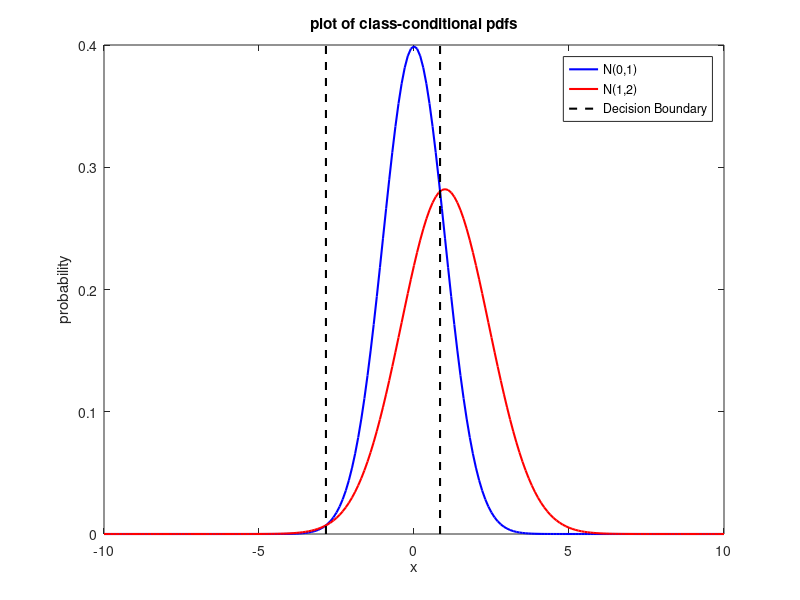
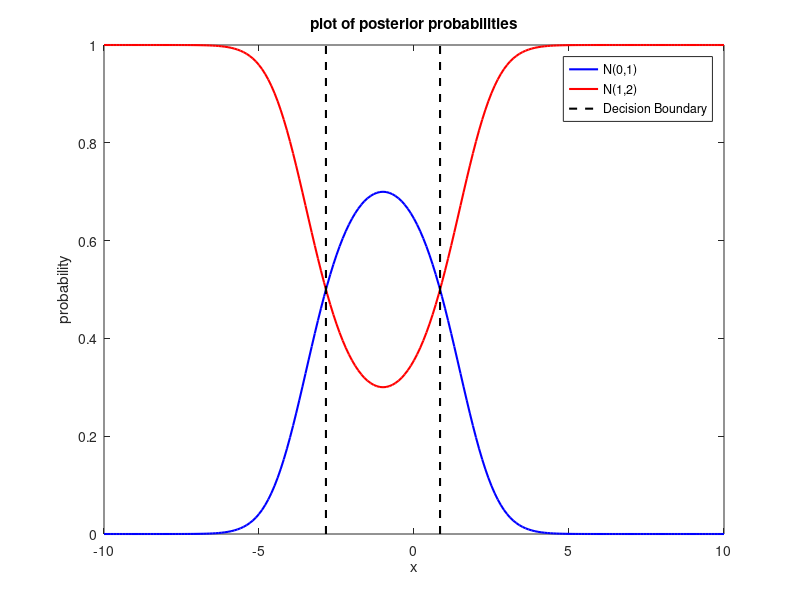

Write MATLAB code to recreate these figures, in order.
% EECE5644 HW1 Question 4_2
clear all, close all

% parameters
mu = 1;
sigma = sqrt(2);

% likelihood
x = -10:.1:10;
pdf1 = normpdf(x,0,1);
pdf2 = normpdf(x,mu,sigma);

% boundary
b1 = (mu+sigma*sqrt(mu^2+2*log(sigma)*(sigma^2-1)))/(1-sigma^2);
b2 = (mu-sigma*sqrt(mu^2+2*log(sigma)*(sigma^2-1)))/(1-sigma^2);

% posterior
post1 = pdf1./(pdf1+pdf2);
post2 = pdf2./(pdf1+pdf2);

% plot
figure(1)
plot(x,pdf1,'-b','LineWidth',1.5)
hold on
plot(x,pdf2,'-r','LineWidth',1.5)
line([b1 b1], get(gca, 'ylim'),'Color','black','LineStyle','--','LineWidth',1.5);
line([b2 b2], get(gca, 'ylim'),'Color','black','LineStyle','--','LineWidth',1.5);
xlabel('x')
ylabel('probability')
title('plot of class-conditional pdfs')
legend('N(0,1)','N(1,2)','Decision Boundary')
hold off

figure(2)
plot(x,post1,'-b','LineWidth',1.5)
hold on
plot(x,post2,'-r','LineWidth',1.5)
line([b1 b1], get(gca, 'ylim'),'Color','black','LineStyle','--','LineWidth',1.5);
line([b2 b2], get(gca, 'ylim'),'Color','black','LineStyle','--','LineWidth',1.5);
xlabel('x')
ylabel('probability')
title('plot of posterior probabilities')
legend('N(0,1)','N(1,2)','Decision Boundary')
hold off

% probability error
p = normcdf(b1,mu,sigma)+(1-normcdf(b2,mu,sigma))+normcdf(b2,0,1)-normcdf(b1,0,1);